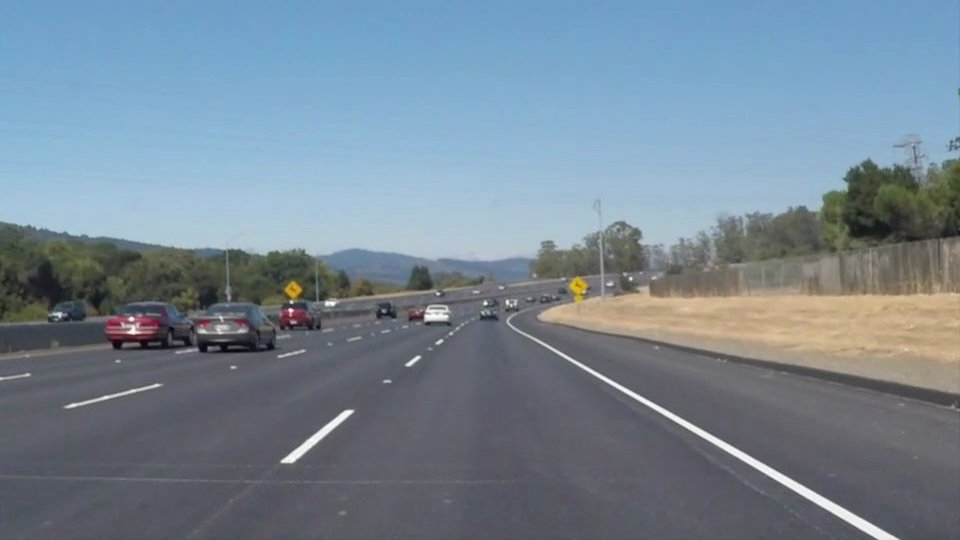
#> input picture LineDetection/code/solidWhiteCurve.jpg, 960 x 540 px
$ python 'Laplacian hough.py'   (older library calls are emulated)
#> lines starting #> are read from the running program, lines starting #| are printed output that depends on the picture
#라플라시안 가우시안 블러 on hough 알고리즘

import sys
import numpy as np
import cv2


src = cv2.imread('solidWhiteCurve.jpg', cv2.IMREAD_GRAYSCALE)
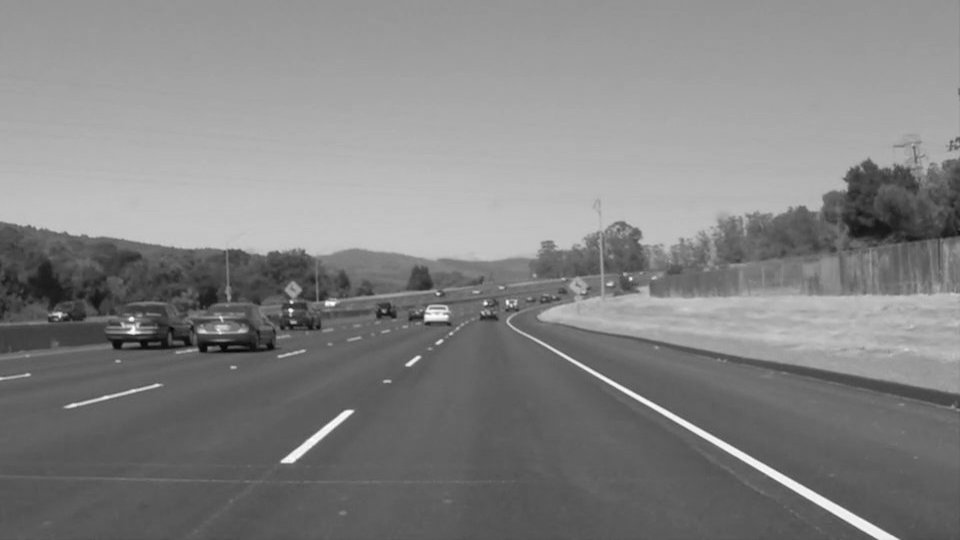
#> src: shape (540, 960); min 5, max 255, mean 131.2

if src is None:
    print('Image load failed!')
    sys.exit()


#가우시안블러 처리
blur_img = cv2.GaussianBlur(src, (0,0),1)

#edge
edges = cv2.Laplacian(blur_img, cv2.CV_8U, ksize=5)
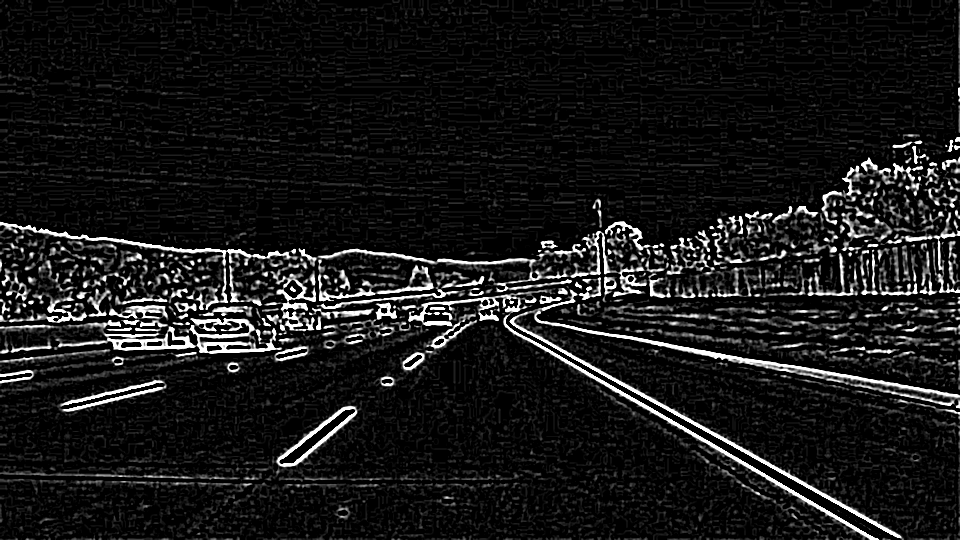
#> edges: shape (540, 960); min 0, max 255, mean 23.9


lines = cv2.HoughLinesP(edges, 1, np.pi / 180., 160,
                        minLineLength=50, maxLineGap=1)
#> lines = 106 rows, first 6: [98, 539, 173, 539], [564, 327, 959, 397], [730, 263, 785, 256], [643, 329, 781, 348], [510, 321, 904, 539], [36, 385, 197, 356]

dst = cv2.cvtColor(edges, cv2.COLOR_GRAY2BGR)

if lines is not None:
    for i in range(lines.shape[0]):
        pt1 = (lines[i][0][0], lines[i][0][1])  # 시작점 좌표
        pt2 = (lines[i][0][2], lines[i][0][3])  # 끝점 좌표
        cv2.line(dst, pt1, pt2, (0, 0, 255), 2, cv2.LINE_AA)
#> this loop made 106 passes
#> (pt1, pt2) on passes 1 to 12: ((98, 539), (173, 539)), ((564, 327), (959, 397)), ((730, 263), (785, 256)), ((643, 329), (781, 348)), ((510, 321), (904, 539)), ((36, 385), (197, 356)), ((536, 321), (854, 377)), ((40, 329), (111, 321)), ((685, 279), (749, 266)), ((0, 351), (51, 346)), ((517, 332), (877, 539)), ((0, 320), (58, 317))
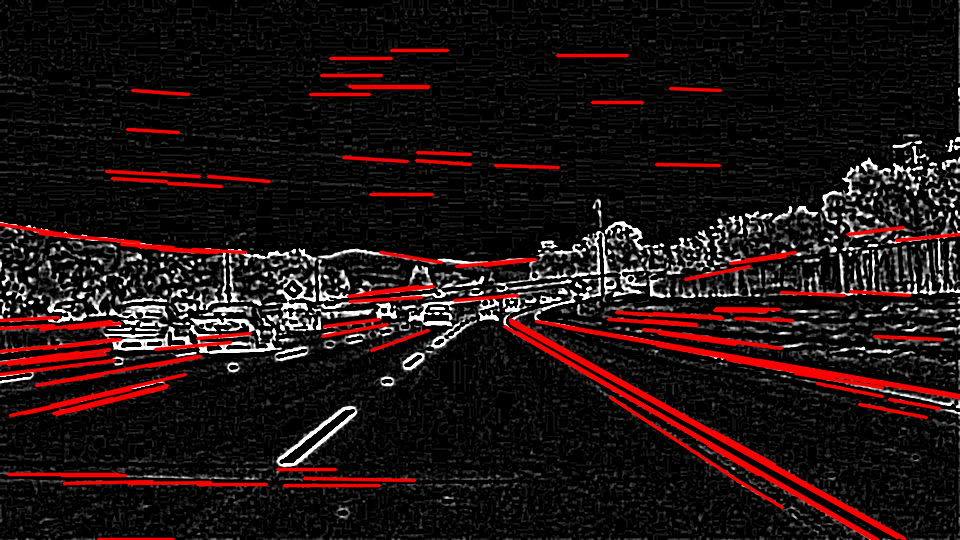
#> dst: shape (540, 960, 3); mean B, G, R 18.5, 18.5, 32

cv2.imshow('src', src)
cv2.imshow('dst', dst)
cv2.waitKey()
cv2.destroyAllWindows()
